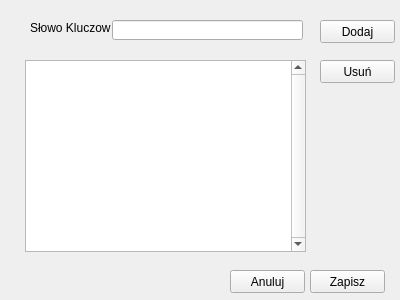
<?xml version="1.0" encoding="UTF-8"?>
<ui version="4.0">
 <class>Form</class>
 <widget class="QWidget" name="Form">
  <property name="geometry">
   <rect>
    <x>0</x>
    <y>0</y>
    <width>400</width>
    <height>300</height>
   </rect>
  </property>
  <property name="windowTitle">
   <string>Form</string>
  </property>
  <widget class="QPushButton" name="addBtn">
   <property name="geometry">
    <rect>
     <x>320</x>
     <y>20</y>
     <width>75</width>
     <height>23</height>
    </rect>
   </property>
   <property name="text">
    <string>Dodaj</string>
   </property>
  </widget>
  <widget class="QPushButton" name="removeBtn">
   <property name="geometry">
    <rect>
     <x>320</x>
     <y>60</y>
     <width>75</width>
     <height>23</height>
    </rect>
   </property>
   <property name="text">
    <string>Usuń</string>
   </property>
  </widget>
  <widget class="QLineEdit" name="keywordEdit">
   <property name="geometry">
    <rect>
     <x>112</x>
     <y>20</y>
     <width>191</width>
     <height>20</height>
    </rect>
   </property>
  </widget>
  <widget class="QLabel" name="label">
   <property name="geometry">
    <rect>
     <x>30</x>
     <y>20</y>
     <width>81</width>
     <height>16</height>
    </rect>
   </property>
   <property name="text">
    <string>Słowo Kluczowe</string>
   </property>
  </widget>
  <widget class="QListWidget" name="keywordsListWidget">
   <property name="geometry">
    <rect>
     <x>25</x>
     <y>60</y>
     <width>281</width>
     <height>192</height>
    </rect>
   </property>
   <property name="verticalScrollBarPolicy">
    <enum>Qt::ScrollBarAlwaysOn</enum>
   </property>
   <property name="horizontalScrollBarPolicy">
    <enum>Qt::ScrollBarAsNeeded</enum>
   </property>
  </widget>
  <widget class="QPushButton" name="saveBtn">
   <property name="geometry">
    <rect>
     <x>310</x>
     <y>270</y>
     <width>75</width>
     <height>23</height>
    </rect>
   </property>
   <property name="text">
    <string>Zapisz</string>
   </property>
  </widget>
  <widget class="QPushButton" name="cancelBtn">
   <property name="geometry">
    <rect>
     <x>230</x>
     <y>270</y>
     <width>75</width>
     <height>23</height>
    </rect>
   </property>
   <property name="text">
    <string>Anuluj</string>
   </property>
  </widget>
 </widget>
 <resources/>
 <connections/>
</ui>
